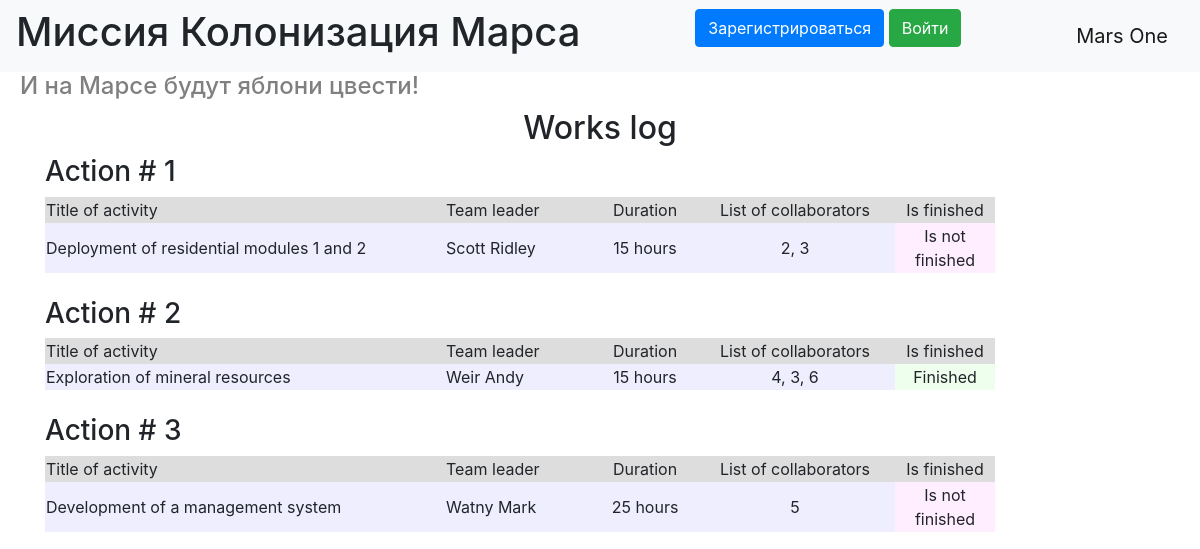
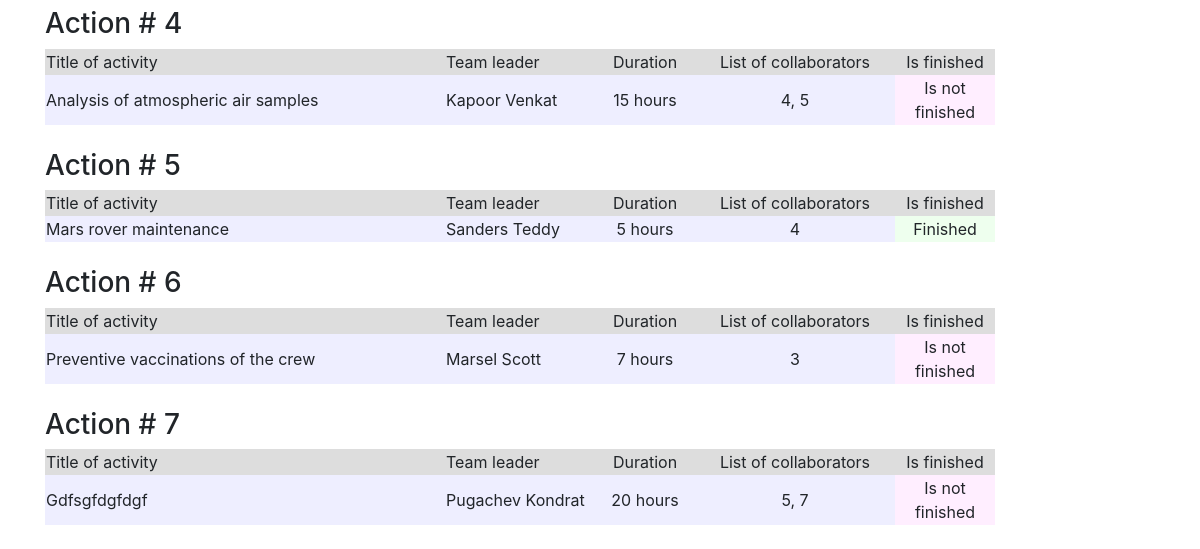
Before: / with the older database file (2 pictures, top to bottom).
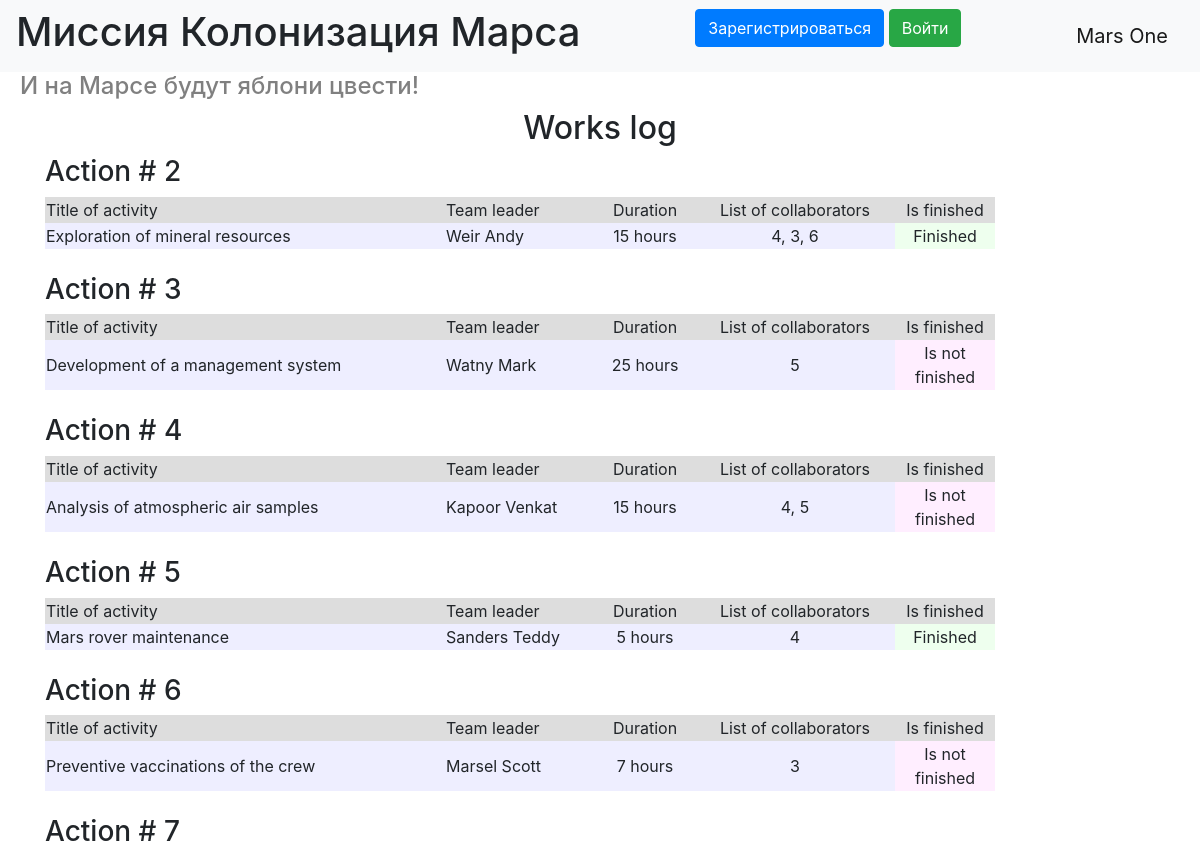
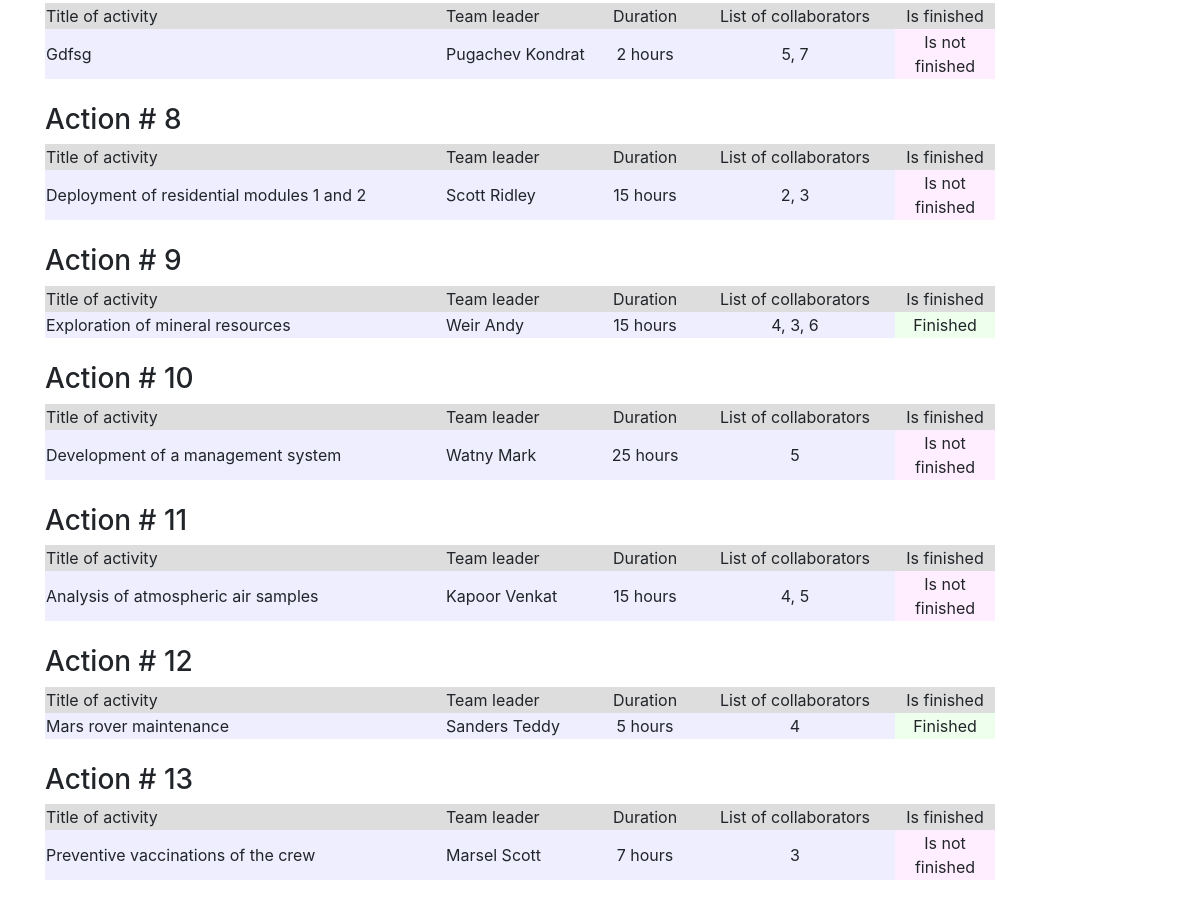
After: the same page with the newer database file (2 pictures, top to bottom).
### data/jobs.py (models this page shows, shortened)
class Jobs(SqlAlchemyBase):
    __tablename__ = 'jobs'
    id = sqlalchemy.Column(sqlalchemy.Integer, primary_key=True, autoincrement=True)
    job = sqlalchemy.Column(sqlalchemy.String, nullable=True)
    work_size = sqlalchemy.Column(sqlalchemy.String, nullable=True, default=0)
    collaborators = sqlalchemy.Column(sqlalchemy.String, nullable=True)
    start_date = sqlalchemy.Column(sqlalchemy.DateTime, default=datetime.datetime.now)
    end_date = sqlalchemy.Column(sqlalchemy.DateTime, default=datetime.datetime.now)
    is_finished = sqlalchemy.Column(sqlalchemy.Boolean, default=True)
    team_leader = sqlalchemy.Column(sqlalchemy.Integer, sqlalchemy.ForeignKey("users.id"))
    user = orm.relationship('User', back_populates="jobs")

### data/users.py (models this page shows, shortened)
class User(SqlAlchemyBase, UserMixin):
    __tablename__ = 'users'
    id = sqlalchemy.Column(sqlalchemy.Integer,
                           primary_key=True, autoincrement=True)
    name = sqlalchemy.Column(sqlalchemy.String, nullable=True)
    surname = sqlalchemy.Column(sqlalchemy.String, nullable=True)
    age = sqlalchemy.Column(sqlalchemy.Integer, nullable=True)
    position = sqlalchemy.Column(sqlalchemy.String, nullable=True)
    speciality = sqlalchemy.Column(sqlalchemy.String, nullable=True)
    address = sqlalchemy.Column(sqlalchemy.String, nullable=True)
    email = sqlalchemy.Column(sqlalchemy.String, unique=True, nullable=True)
    hashed_password = sqlalchemy.Column(sqlalchemy.String, nullable=True)
    modified_date = sqlalchemy.Column(sqlalchemy.DateTime, default=datetime.datetime.now)
    jobs = orm.relationship("Jobs", back_populates="user")

### index.py (the view)
@app.route("/")
def index():
    db_sess = db_session.create_session()
    jobs = db_sess.query(Jobs).all()
    users = db_sess.query(User).all()
    names = {name.id: (name.surname, name.name) for name in users}
    return render_template("index.html", jobs=jobs, names=names)

### data/db_session.py (called while the page is built)
def create_session() -> Session:
    global __factory
    return __factory()

### templates/index.html (shortened to what this page needs)
{% extends "base.html" %}
{% block content %}
<h2 align="center">Works log</h2>
{% for job in jobs %}
<h3>Action # {{ job.id }}</h3>
<div class="table_container">
    <table class="my_table">
        <tr class="my_row">
            <td class="title" width="400px" bgcolor="#dddddd">Title of activity</td>
            <td class="title" width="150px" bgcolor="#dddddd">Team leader</td>
            <td class="title" width="100px" bgcolor="#dddddd" align="center">Duration</td>
            <td class="title" width="200px" bgcolor="#dddddd" align="center">List of collaborators</td>
            <td class="title" width="100px" bgcolor="#dddddd" align="center">Is finished</td>
        </tr>
        <tr class="my_row">
            <td class="ordinary" bgcolor="#eeeeff">{{ job.job.capitalize() if job.job else job.job }}</td>
            <td class="ordinary" bgcolor="#eeeeff">{{ names[job.team_leader][0] }} {{ names[job.team_leader][1] }}</td>
            <td class="ordinary" bgcolor="#eeeeff" align="center">{{ job.work_size }} hours</td>
            <td class="ordinary" bgcolor="#eeeeff" align="center">{{ job.collaborators }}</td>
            {% if job.is_finished %}
            <td class="ordinary" bgcolor="#eeffee" align="center">Finished</td>
            {% else %}
            <td class="ordinary" bgcolor="#ffeeff" align="center">Is not finished</td>
            {% endif %}
        </tr>
    </table>
</div>
<br>
{% endfor %}
{% endblock %}

### templates/base.html (shortened to what this page needs)
<!DOCTYPE html>
<html lang="en">
<head>
    <link rel="stylesheet" href="https://stackpath.bootstrapcdn.com/bootstrap/4.4.1/css/bootstrap.min.css">
    <link rel="stylesheet" type="text/css" href="../static/css/style.css" />
</head>
  <body>
    <header>
      <nav class="navbar navbar-light bg-light">
          <h1>Миссия Колонизация Марса</h1>
            {% if current_user.is_authenticated %}
                <a class="navbar-brand" href="/logout">{{ current_user.name }} {{ current_user.surname }}</a>
            {% else %}
            <p>
                <a class="btn btn-primary " href="/register">Зарегистрироваться</a>
                <a class="btn btn-success" href="/login">Войти</a>
            </p>
            {% endif %}
          <a class="navbar-brand" href="/">Mars One</a>
      </nav>
        <h4>И на Марсе будут яблони цвести!</h4>
    </header>
    <main role="main" class="container">
        {% block content %}{% endblock %}
    </main>
  </body>
</html>

### static/css/style.css (style rules this page uses)
h4 { padding-left: 20px; color: grey }

Changed rows visible on the page:
removed Jobs: id "1", job "Deployment of residential modules 1 and 2", team_leader.surname "Scott", team_leader.name "Ridley", work_size "15", collaborators "2, 3", is_finished "Is not finished"
changed Jobs "Pugachev": job "Gdfsgfdgfdgf" → "Gdfsg"; work_size "20" → "2"
added Jobs: id "8", job "Deployment of residential modules 1 and 2", team_leader.surname "Scott", team_leader.name "Ridley", work_size "15", collaborators "2, 3", is_finished "Is not finished"
added Jobs: id "9", job "Exploration of mineral resources", team_leader.surname "Weir", team_leader.name "Andy", work_size "15", collaborators "4, 3, 6", is_finished "Finished"
added Jobs: id "10", job "Development of a management system", team_leader.surname "Watny", team_leader.name "Mark", work_size "25", collaborators "5", is_finished "Is not finished"
added Jobs: id "11", job "Analysis of atmospheric air samples", team_leader.surname "Kapoor", team_leader.name "Venkat", work_size "15", collaborators "4, 5", is_finished "Is not finished"
added Jobs: id "12", job "Mars rover maintenance", team_leader.surname "Sanders", team_leader.name "Teddy", work_size "5", collaborators "4", is_finished "Finished"
added Jobs: id "13", job "Preventive vaccinations of the crew", team_leader.surname "Marsel", team_leader.name "Scott", work_size "7", collaborators "3", is_finished "Is not finished"
